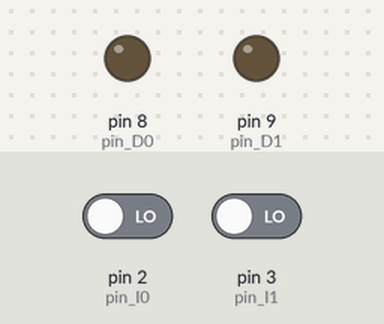
Simulated run of this sketch. Board: Arduino Uno, built with avr-gcc and run on an emulated ATmega328P. Parts: output pins drawn as LEDs (lit = HIGH). The test bench sets the inputs (shaded band); at power-on: pin 2 (pin_I0) LOW, pin 3 (pin_I1) LOW.

Above: at 1.2 s.
1.3 s: pin 2 (pin_I0) driven HIGH
At 2.1 s:
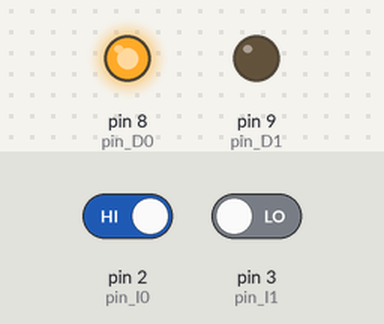
2.8 s: pin 3 (pin_I1) driven HIGH
At 3.5 s:
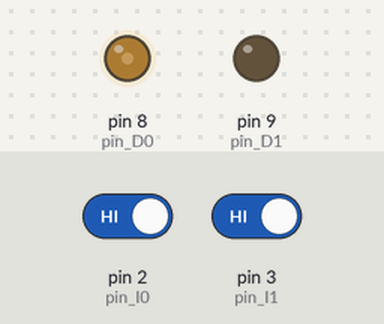
4.3 s: pin 3 (pin_I1) driven LOW
At 5.4 s:
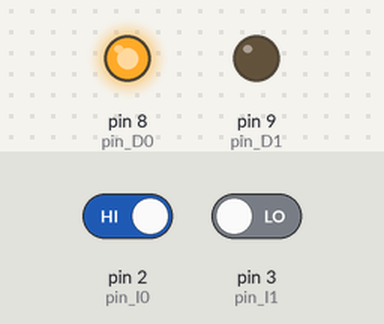
5.8 s: pin 2 (pin_I0) driven LOW
At 7.4 s:
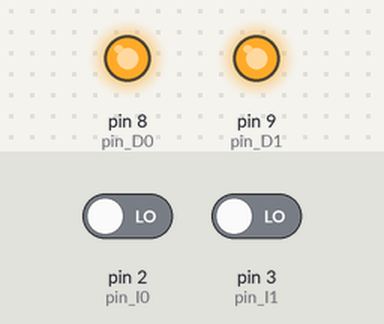
Timing chart, 0 to 8.9 s (numbered marks = the images above; inputs shaded):
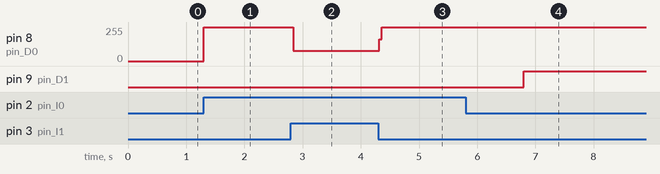

The sketch:

botao1.ino
```cpp
const int pin_I0 = 2;
const int pin_I1 = 3;
const int pin_D0 = 8;
const int pin_D1 = 9;
bool estado = 0;
unsigned long tempo_anterior = 0;
void setup() {
  pinMode(pin_I0, INPUT);
  pinMode(pin_I1, INPUT);
  pinMode(pin_D0, OUTPUT);
  pinMode(pin_D1, OUTPUT);
}

void loop() {
  bool i0 = digitalRead(pin_I0);
  bool i1 = digitalRead(pin_I1);
  if (i0 == 1) {
    digitalWrite(pin_D0, 1);
    estado = 1;
    tempo_anterior = millis();
  }
  if (estado == 1){
    unsigned long tempo_atual = millis();
    if(tempo_atual - tempo_anterior >= 1000){
      digitalWrite(pin_D1, 1);
    }
  }
  if (i1 == 1) {
    digitalWrite(pin_D0, 0);
    digitalWrite(pin_D1, 0);
    estado = 0;
  }

}
```

Measured:
- after the input at 1.3 s, pin 8 (pin_D0): 0/255 → 255/255 at once
- after the input at 2.8 s, pin 8 (pin_D0): 255/255 → 76/255 at once
- after the input at 4.3 s, pin 8 (pin_D0): 76/255 → 255/255 at once
- after the input at 5.8 s, pin 9 (pin_D1): LOW → HIGH after 1.0 s
